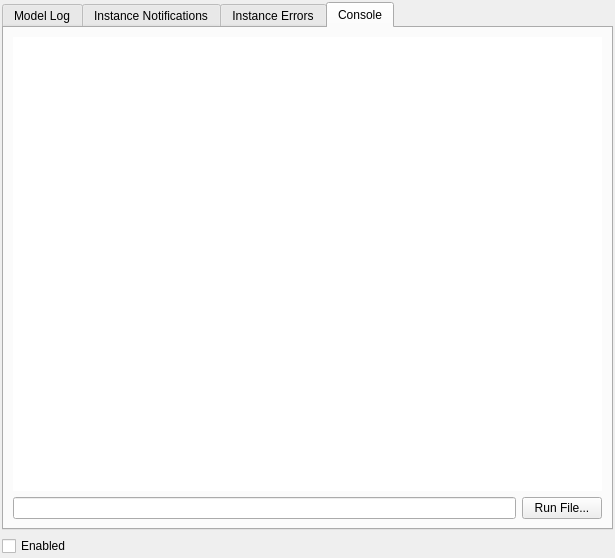
<?xml version="1.0" encoding="UTF-8"?>
<ui version="4.0">
 <class>QmlDesigner::DebugViewWidget</class>
 <widget class="QWidget" name="QmlDesigner::DebugViewWidget">
  <property name="geometry">
   <rect>
    <x>0</x>
    <y>0</y>
    <width>615</width>
    <height>558</height>
   </rect>
  </property>
  <property name="windowTitle">
   <string>Debug</string>
  </property>
  <layout class="QGridLayout" name="gridLayout">
   <property name="leftMargin">
    <number>2</number>
   </property>
   <property name="topMargin">
    <number>2</number>
   </property>
   <property name="rightMargin">
    <number>2</number>
   </property>
   <property name="bottomMargin">
    <number>2</number>
   </property>
   <item row="0" column="0">
    <widget class="QTabWidget" name="instanceLog_2">
     <property name="currentIndex">
      <number>3</number>
     </property>
     <widget class="QWidget" name="tab">
      <attribute name="title">
       <string>Model Log</string>
      </attribute>
      <layout class="QGridLayout" name="gridLayout_2">
       <property name="leftMargin">
        <number>2</number>
       </property>
       <property name="topMargin">
        <number>2</number>
       </property>
       <property name="rightMargin">
        <number>2</number>
       </property>
       <property name="bottomMargin">
        <number>2</number>
       </property>
       <property name="spacing">
        <number>2</number>
       </property>
       <item row="1" column="0">
        <widget class="QPlainTextEdit" name="modelLog">
         <property name="readOnly">
          <bool>true</bool>
         </property>
        </widget>
       </item>
       <item row="0" column="0">
        <widget class="QFrame" name="frame_2">
         <property name="minimumSize">
          <size>
           <width>0</width>
           <height>0</height>
          </size>
         </property>
         <property name="frameShape">
          <enum>QFrame::StyledPanel</enum>
         </property>
         <property name="frameShadow">
          <enum>QFrame::Raised</enum>
         </property>
         <layout class="QHBoxLayout" name="horizontalLayout_2">
          <property name="leftMargin">
           <number>0</number>
          </property>
          <property name="topMargin">
           <number>0</number>
          </property>
          <property name="rightMargin">
           <number>0</number>
          </property>
          <property name="bottomMargin">
           <number>0</number>
          </property>
          <item>
           <widget class="QToolButton" name="modelClear">
            <property name="text">
             <string>Clear</string>
            </property>
           </widget>
          </item>
          <item>
           <spacer name="horizontalSpacer_2">
            <property name="orientation">
             <enum>Qt::Horizontal</enum>
            </property>
            <property name="sizeHint" stdset="0">
             <size>
              <width>337</width>
              <height>20</height>
             </size>
            </property>
           </spacer>
          </item>
         </layout>
        </widget>
       </item>
      </layout>
     </widget>
     <widget class="QWidget" name="tab_3">
      <attribute name="title">
       <string>Instance Notifications</string>
      </attribute>
      <layout class="QGridLayout" name="gridLayout_4">
       <property name="leftMargin">
        <number>2</number>
       </property>
       <property name="topMargin">
        <number>2</number>
       </property>
       <property name="rightMargin">
        <number>2</number>
       </property>
       <property name="bottomMargin">
        <number>2</number>
       </property>
       <property name="spacing">
        <number>2</number>
       </property>
       <item row="2" column="0">
        <widget class="QPlainTextEdit" name="instanceLog">
         <property name="readOnly">
          <bool>true</bool>
         </property>
        </widget>
       </item>
       <item row="0" column="0">
        <widget class="QFrame" name="frame">
         <property name="minimumSize">
          <size>
           <width>0</width>
           <height>0</height>
          </size>
         </property>
         <property name="frameShape">
          <enum>QFrame::StyledPanel</enum>
         </property>
         <property name="frameShadow">
          <enum>QFrame::Raised</enum>
         </property>
         <layout class="QHBoxLayout" name="horizontalLayout">
          <property name="leftMargin">
           <number>0</number>
          </property>
          <property name="topMargin">
           <number>0</number>
          </property>
          <property name="rightMargin">
           <number>0</number>
          </property>
          <property name="bottomMargin">
           <number>0</number>
          </property>
          <item>
           <widget class="QToolButton" name="instanceLogClear">
            <property name="text">
             <string>Clear</string>
            </property>
           </widget>
          </item>
          <item>
           <spacer name="horizontalSpacer">
            <property name="orientation">
             <enum>Qt::Horizontal</enum>
            </property>
            <property name="sizeHint" stdset="0">
             <size>
              <width>40</width>
              <height>20</height>
             </size>
            </property>
           </spacer>
          </item>
         </layout>
        </widget>
       </item>
       <item row="1" column="0">
        <widget class="QPlainTextEdit" name="instanceStatus">
         <property name="sizePolicy">
          <sizepolicy hsizetype="Expanding" vsizetype="Fixed">
           <horstretch>0</horstretch>
           <verstretch>0</verstretch>
          </sizepolicy>
         </property>
         <property name="maximumSize">
          <size>
           <width>16777215</width>
           <height>42</height>
          </size>
         </property>
        </widget>
       </item>
      </layout>
     </widget>
     <widget class="QWidget" name="tab_2">
      <attribute name="title">
       <string>Instance Errors</string>
      </attribute>
      <layout class="QGridLayout" name="gridLayout_3">
       <property name="leftMargin">
        <number>2</number>
       </property>
       <property name="topMargin">
        <number>2</number>
       </property>
       <property name="rightMargin">
        <number>2</number>
       </property>
       <property name="bottomMargin">
        <number>2</number>
       </property>
       <property name="spacing">
        <number>2</number>
       </property>
       <item row="1" column="0">
        <widget class="QPlainTextEdit" name="instanceErrorLog">
         <property name="readOnly">
          <bool>true</bool>
         </property>
        </widget>
       </item>
       <item row="0" column="0">
        <widget class="QFrame" name="frame_3">
         <property name="minimumSize">
          <size>
           <width>0</width>
           <height>0</height>
          </size>
         </property>
         <property name="frameShape">
          <enum>QFrame::StyledPanel</enum>
         </property>
         <property name="frameShadow">
          <enum>QFrame::Raised</enum>
         </property>
         <layout class="QHBoxLayout" name="horizontalLayout_3">
          <property name="leftMargin">
           <number>0</number>
          </property>
          <property name="topMargin">
           <number>0</number>
          </property>
          <property name="rightMargin">
           <number>0</number>
          </property>
          <property name="bottomMargin">
           <number>0</number>
          </property>
          <item>
           <widget class="QToolButton" name="instanceErrorClear">
            <property name="text">
             <string>Clear</string>
            </property>
           </widget>
          </item>
          <item>
           <spacer name="horizontalSpacer_3">
            <property name="orientation">
             <enum>Qt::Horizontal</enum>
            </property>
            <property name="sizeHint" stdset="0">
             <size>
              <width>337</width>
              <height>20</height>
             </size>
            </property>
           </spacer>
          </item>
         </layout>
        </widget>
       </item>
      </layout>
     </widget>
     <widget class="QWidget" name="consoleTab">
      <attribute name="title">
       <string>Console</string>
      </attribute>
      <layout class="QGridLayout" name="gridLayout_5">
       <item row="1" column="1">
        <widget class="QPushButton" name="javaScriptButton">
         <property name="text">
          <string>Run File...</string>
         </property>
        </widget>
       </item>
       <item row="1" column="0">
        <widget class="Utils::FancyLineEdit" name="consoleLineEdit">
         <property name="frame">
          <bool>true</bool>
         </property>
        </widget>
       </item>
       <item row="0" column="0" colspan="2">
        <widget class="QPlainTextEdit" name="consoleOutput">
         <property name="sizePolicy">
          <sizepolicy hsizetype="Expanding" vsizetype="Expanding">
           <horstretch>0</horstretch>
           <verstretch>0</verstretch>
          </sizepolicy>
         </property>
         <property name="frameShape">
          <enum>QFrame::NoFrame</enum>
         </property>
         <property name="frameShadow">
          <enum>QFrame::Plain</enum>
         </property>
         <property name="readOnly">
          <bool>true</bool>
         </property>
        </widget>
       </item>
      </layout>
     </widget>
    </widget>
   </item>
   <item row="1" column="0">
    <widget class="QCheckBox" name="enabledCheckBox">
     <property name="text">
      <string>Enabled</string>
     </property>
    </widget>
   </item>
  </layout>
 </widget>
 <customwidgets>
  <customwidget>
   <class>Utils::FancyLineEdit</class>
   <extends>QLineEdit</extends>
   <header location="global">utils/fancylineedit.h</header>
  </customwidget>
 </customwidgets>
 <resources/>
 <connections>
  <connection>
   <sender>modelClear</sender>
   <signal>clicked()</signal>
   <receiver>modelLog</receiver>
   <slot>clear()</slot>
   <hints>
    <hint type="sourcelabel">
     <x>25</x>
     <y>38</y>
    </hint>
    <hint type="destinationlabel">
     <x>198</x>
     <y>172</y>
    </hint>
   </hints>
  </connection>
  <connection>
   <sender>instanceLogClear</sender>
   <signal>clicked()</signal>
   <receiver>instanceLog</receiver>
   <slot>clear()</slot>
   <hints>
    <hint type="sourcelabel">
     <x>25</x>
     <y>36</y>
    </hint>
    <hint type="destinationlabel">
     <x>198</x>
     <y>170</y>
    </hint>
   </hints>
  </connection>
  <connection>
   <sender>instanceErrorClear</sender>
   <signal>clicked()</signal>
   <receiver>instanceErrorLog</receiver>
   <slot>clear()</slot>
   <hints>
    <hint type="sourcelabel">
     <x>25</x>
     <y>38</y>
    </hint>
    <hint type="destinationlabel">
     <x>198</x>
     <y>172</y>
    </hint>
   </hints>
  </connection>
 </connections>
</ui>
